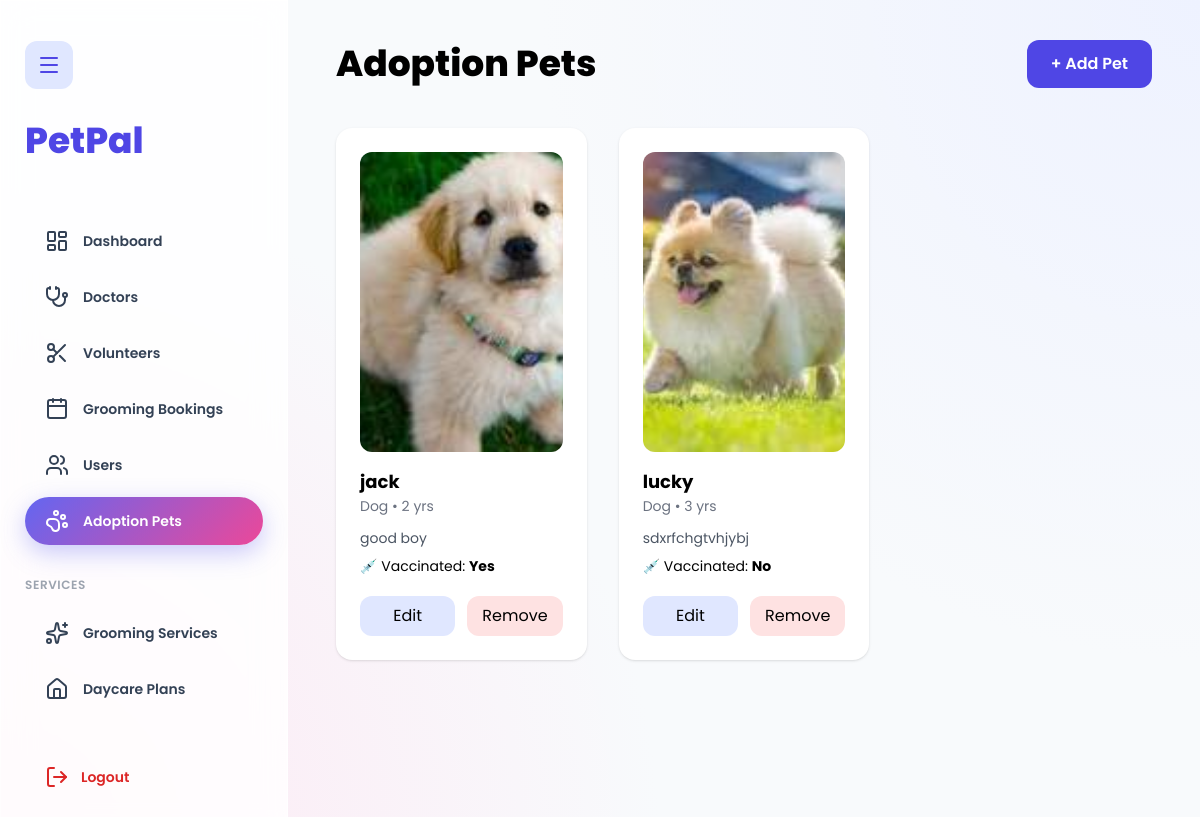
The app's page /petadmin/adoption/pets/ (signed in), older data.
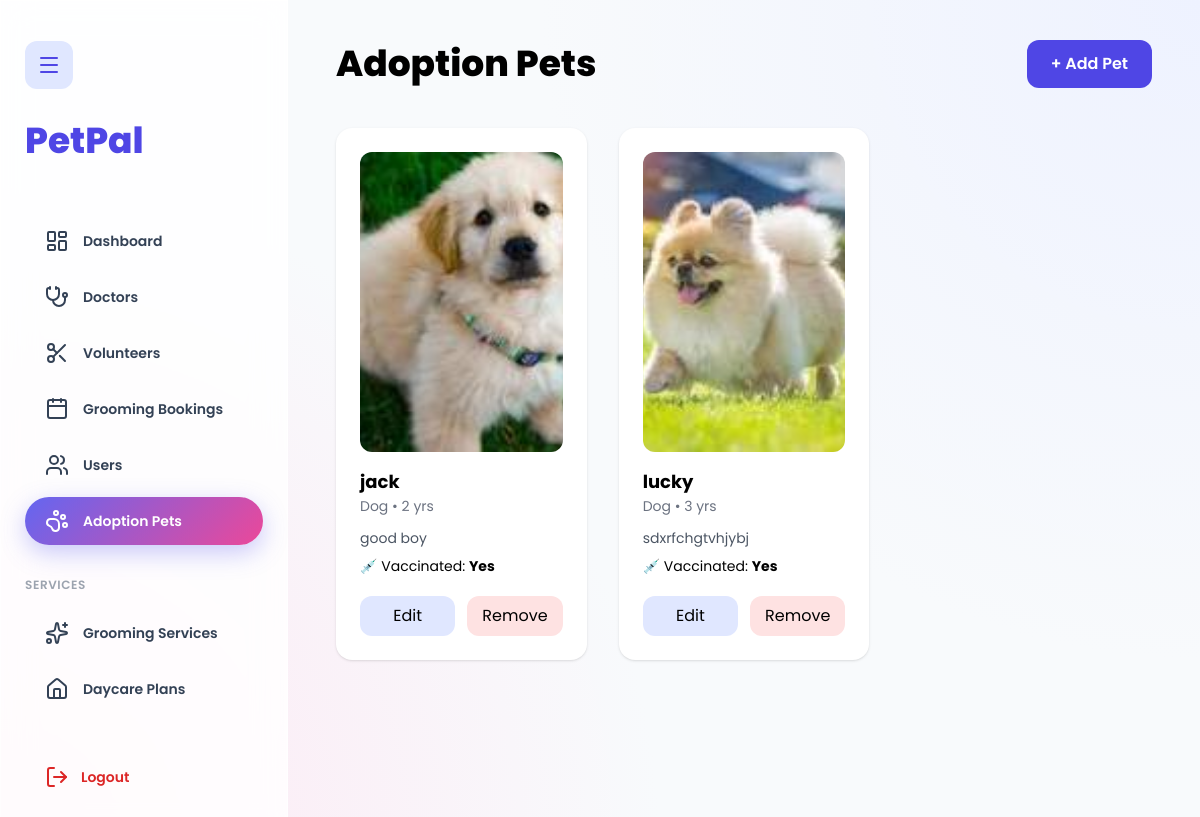
The same page, newer data.
### petapp/models.py (models this page shows, shortened)
class Pet(models.Model):
    STATUS_CHOICES = [
        ("available", "Available"),
        ("adopted", "Adopted"),
        ("hidden", "Hidden"),
    ]
    name = models.CharField(max_length=100)
    pet_type = models.CharField(max_length=100)
    age = models.PositiveIntegerField()
    description = models.TextField()
    image = models.ImageField(upload_to='pet_images/', blank=True, null=True)
    vaccinated = models.BooleanField(default=True)
    status = models.CharField(max_length=20, choices=STATUS_CHOICES, default="available")

### Petadmin/views.py (the view)
# urls.py: path("adoption/pets/", views.adoptionPetsAdmin, name="adoptionPetsAdmin"),
def adoptionPetsAdmin(request):
    if "admin_id" not in request.session:
        return redirect("petadmin:loginAdmin")
    pets = Pet.objects.all()
    return render(request, "petadmin/adoptionPetsAdmin.html", {"pets": pets})

### templates/Petadmin/adoptionpetsAdmin.html
{% extends "petadmin/baseAdmin.html" %}
{% block content %}
<div class="flex justify-between items-center mb-10">
  <h1 class="text-4xl font-extrabold">Adoption Pets</h1>
  <a href="{% url 'petadmin:addPetAdmin' %}"
     class="px-6 py-3 rounded-xl bg-indigo-600 text-white font-semibold">
     + Add Pet
  </a>
</div>
<div class="grid md:grid-cols-3 gap-8">
{% for pet in pets %}
<div class="bg-white p-6 rounded-2xl shadow hover:shadow-lg transition">
  <img src="{{ pet.image.url }}" style="height: 300px; width: 100%; object-fit: cover;"
       class="w-full h-48 object-cover rounded-xl mb-4">
  <h3 class="font-bold text-lg">{{ pet.name }}</h3>
  <p class="text-sm text-gray-500">{{ pet.pet_type }} • {{ pet.age }} yrs</p>
  <p class="text-sm text-gray-600 mt-3">
    {{ pet.description|truncatechars:80 }}
  </p>
  <p class="text-sm mt-2">
    💉 Vaccinated:
    <strong>{{ pet.vaccinated|yesno:"Yes,No" }}</strong>
  </p>
  <div class="flex gap-3 mt-5">
    <a href="{% url 'petadmin:editPetAdmin' pet.id %}"
       class="flex-1 text-center py-2 bg-indigo-100 rounded-xl">
      Edit
    </a>
    <a href="{% url 'petadmin:deletePetAdmin' pet.id %}"
       onclick="return confirm('Remove this pet?')"
       class="flex-1 text-center py-2 bg-red-100 rounded-xl">
      Remove
    </a>
  </div>
</div>
{% empty %}
<p>No adoption pets available.</p>
{% endfor %}
</div>
{% endblock %}

Row changes from the older to the newer data that the page shows:
changed Pet "lucky": vaccinated "No" → "Yes"
